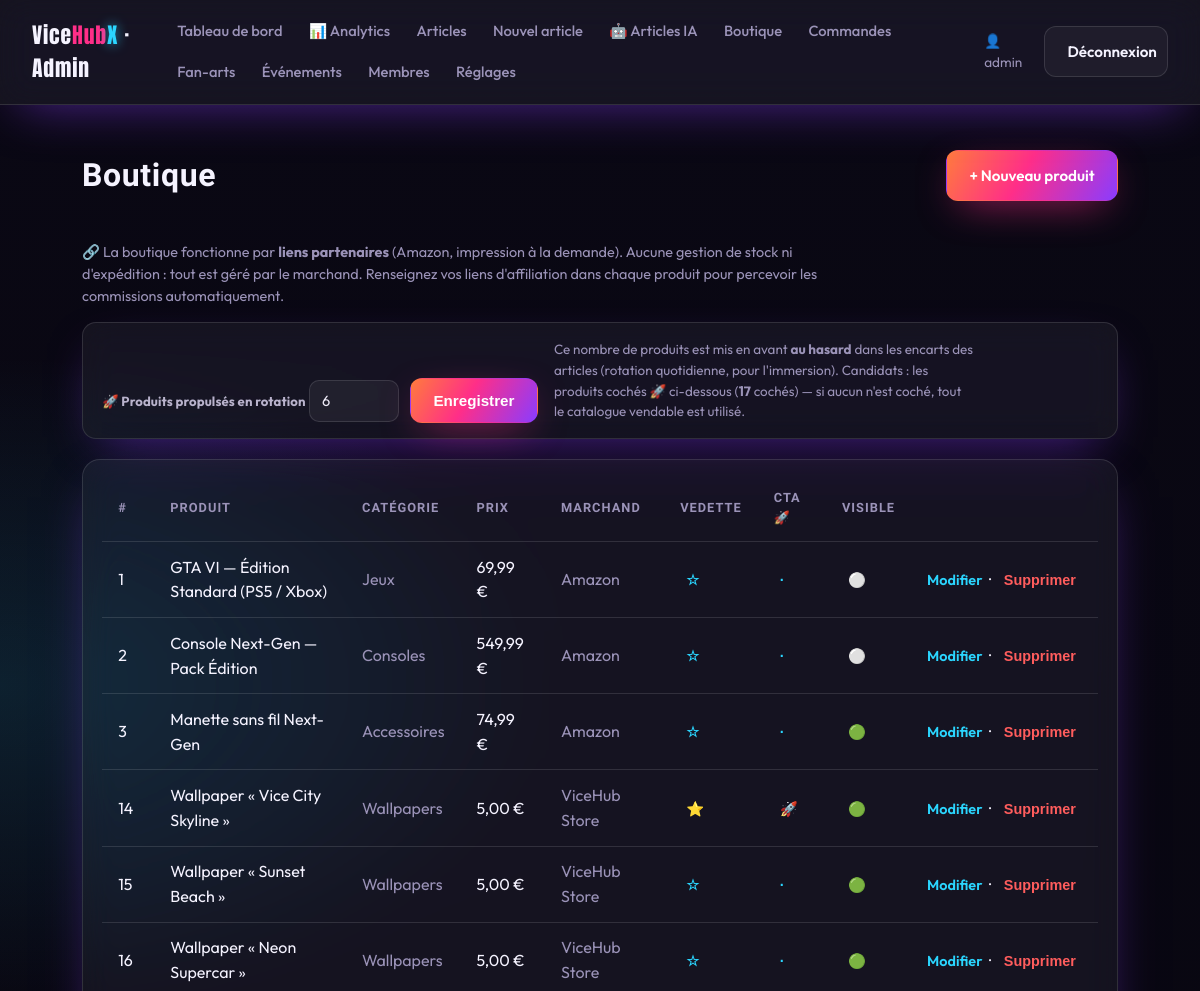
Page /admin/products.php (signed in, upper part) on the earlier database version.
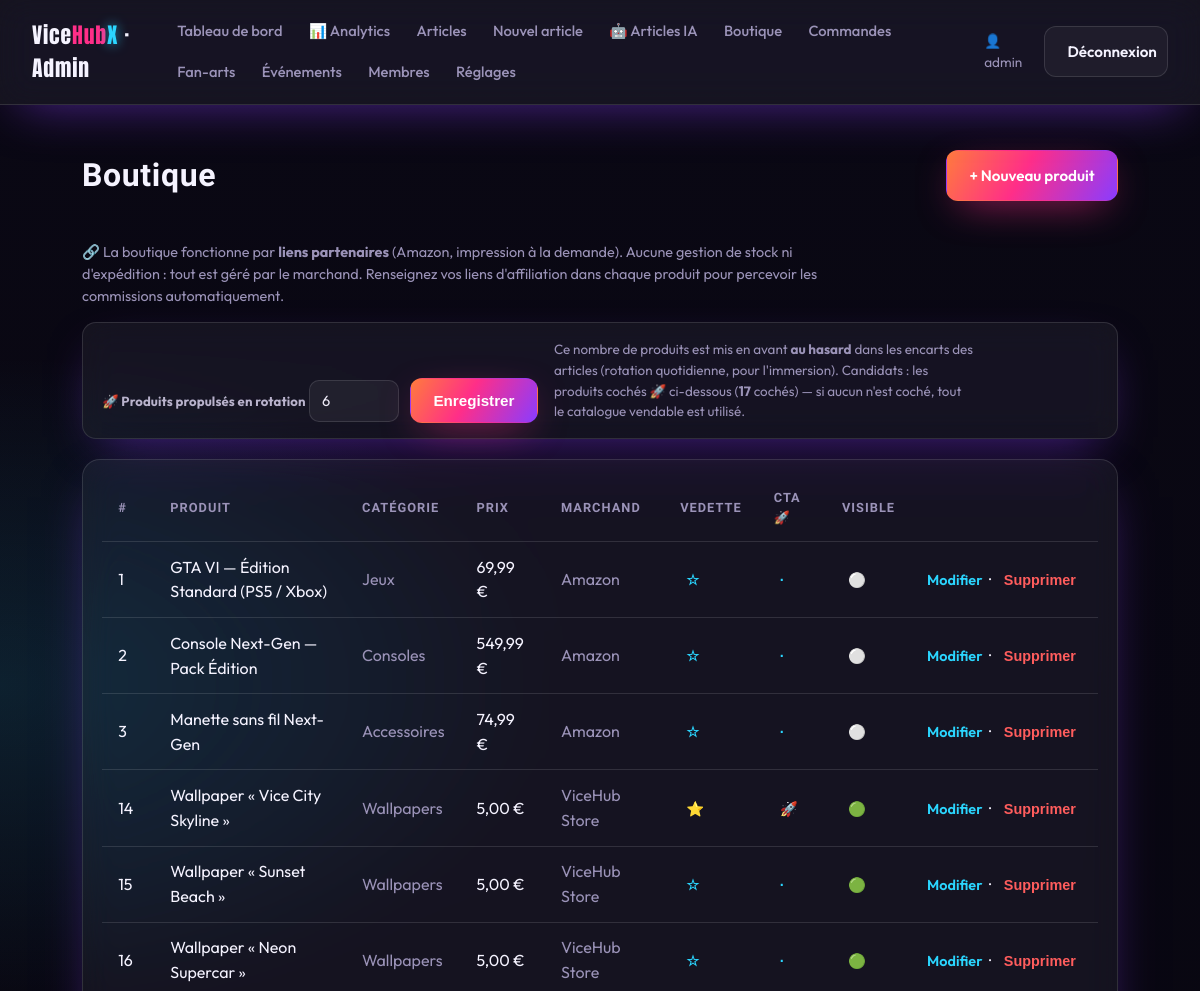
Same page on the later database version.
### tables this page shows
CREATE TABLE users (
    id            INT AUTO_INCREMENT PRIMARY KEY,
    username      VARCHAR(64) NOT NULL UNIQUE,
    email         VARCHAR(190) UNIQUE,
    display_name  VARCHAR(80),
    password_hash VARCHAR(255) NOT NULL,
    role          ENUM('admin','editor','contributor','member') NOT NULL DEFAULT 'member',
    created_at    DATETIME NOT NULL DEFAULT CURRENT_TIMESTAMP
);

CREATE TABLE products (
    id              INT AUTO_INCREMENT PRIMARY KEY,
    name            VARCHAR(160) NOT NULL,
    slug            VARCHAR(180) NOT NULL UNIQUE,
    description     VARCHAR(400),
    category        ENUM('poster','wallpaper','game','console','apparel','accessory','collectible') NOT NULL DEFAULT 'accessory',
    subcategory     VARCHAR(40) DEFAULT NULL,    
    price           DECIMAL(8,2),
    currency        VARCHAR(8) NOT NULL DEFAULT 'EUR',
    image           VARCHAR(255),
     
    sale_type       ENUM('external','stripe') NOT NULL DEFAULT 'external',
    url             VARCHAR(500),             
    stripe_price_id VARCHAR(120),             
    digital_file    VARCHAR(255),             
    bundle_items    VARCHAR(255) DEFAULT NULL,  
    merchant        VARCHAR(60),
    badge           VARCHAR(40),
    featured        TINYINT(1) NOT NULL DEFAULT 0,
    cta             TINYINT(1) NOT NULL DEFAULT 0,    
    active          TINYINT(1) NOT NULL DEFAULT 1,
    sort            INT NOT NULL DEFAULT 0,
    created_at      DATETIME NOT NULL DEFAULT CURRENT_TIMESTAMP,
    lang            ENUM('fr','en') NOT NULL DEFAULT 'fr'
);

### includes/functions.php (called while the page is built, shortened)
<?php
function e(?string $value): string
{
    return htmlspecialchars((string) $value, ENT_QUOTES | ENT_SUBSTITUTE, 'UTF-8');
}
function t(string $key): string
{
    return $GLOBALS['LANG'][$key] ?? ($GLOBALS['LANG_FALLBACK'][$key] ?? $key);
}
function lang(): string
{
    return $GLOBALS['LANG_CODE'] ?? 'fr';
}
function asset(string $path): string
{
    $rel  = 'public/assets/' . ltrim($path, '/');
    $url  = BASE_URL . '/' . $rel;
    $full = ROOT_PATH . '/' . $rel;
    if (is_file($full)) {
        $url .= (strpos($url, '?') === false ? '?' : '&') . 'v=' . filemtime($full);
    }
    return $url;
}
function url(string $path): string
{
    $path = ltrim($path, '/');
    $query = '';
    if (($qpos = strpos($path, '?')) !== false) {
        $query = substr($path, $qpos + 1);
        $path  = substr($path, 0, $qpos);
    }
    return BASE_URL . '/' . $path . ($query !== '' ? '?' . $query : '');
}
function is_logged_in(): bool
{
    return !empty($_SESSION['user_id']);
}
function current_user(): ?array
{
    static $cache = null;
    if ($cache !== null && (int) $cache['id'] === (int) $_SESSION['user_id']) {
        return $cache;
    }
    $stmt = db()->prepare('SELECT id, username, email, display_name, role FROM users WHERE id = ? LIMIT 1');
    $stmt->execute([$_SESSION['user_id']]);
    return $cache = ($stmt->fetch() ?: null);
}
function user_role(): string
{
    return current_user()['role'] ?? '';
}
function is_admin(): bool
{
    return in_array(user_role(), ['admin', 'editor'], true);
}
function require_admin(): void
{
    if (!is_admin()) {
        redirect(with_lang(url('pages/account.php')));
    }
}
function product_categories(): array
{
    return lang() === 'fr'
        ? ['poster' => 'Affiches', 'wallpaper' => 'Wallpapers', 'game' => 'Jeux', 'console' => 'Consoles', 'apparel' => 'Vêtements', 'accessory' => 'Accessoires', 'collectible' => 'Collectors']
        : ['poster' => 'Posters', 'wallpaper' => 'Wallpapers', 'game' => 'Games', 'console' => 'Consoles', 'apparel' => 'Apparel', 'accessory' => 'Accessories', 'collectible' => 'Collectibles'];
}
function price_html($price, string $currency = 'EUR'): string
{
    $symbols = ['EUR' => '€', 'USD' => '$', 'GBP' => '£'];
    $sym = $symbols[$currency] ?? $currency;
    $val = number_format((float) $price, 2, lang() === 'fr' ? ',' : '.', lang() === 'fr' ? ' ' : ',');
    return lang() === 'fr' ? $val . ' ' . $sym : $sym . $val;
}
function get_setting(string $key, ?string $default = null): ?string
{
    $stmt = db()->prepare('SELECT value FROM settings WHERE `key` = ? LIMIT 1');
    $stmt->execute([$key]);
    $row = $stmt->fetch();
    return $row['value'] ?? $default;
}

### config/database.php (called while the page is built, shortened)
<?php
function db(): PDO
{
    static $pdo = null;
    if ($pdo instanceof PDO) {
        return $pdo;
    }
    $dsn = sprintf(
        'mysql:host=%s;port=%s;dbname=%s;charset=utf8mb4',
        DB_HOST,
        DB_PORT,
        DB_NAME
    );
    try {
        $pdo = new PDO($dsn, DB_USER, DB_PASS, [
            PDO::ATTR_ERRMODE            => PDO::ERRMODE_EXCEPTION,
            PDO::ATTR_DEFAULT_FETCH_MODE => PDO::FETCH_ASSOC,
            PDO::ATTR_EMULATE_PREPARES   => false,
        ]);
    } catch (PDOException $e) {
        http_response_code(500);
        $hint = (getenv('APP_ENV') ?: 'dev') === 'prod'
            ? 'Service momentanément indisponible.'
            : 'Connexion base de données impossible : ' . $e->getMessage()
              . ' — vérifiez config/config.php et que la base "' . DB_NAME . '" existe.';
        exit('<p style="font-family:sans-serif;padding:2rem;color:#fff;background:#0a0a12">'
            . htmlspecialchars($hint, ENT_QUOTES, 'UTF-8') . '</p>');
    }
    return $pdo;
}

### admin/products.php (the view, shortened to what this page needs)
<?php
require __DIR__ . '/../includes/admin_header.php';
$products = db()->query('SELECT * FROM products ORDER BY sort ASC, id ASC')->fetchAll();
$cats = product_categories();
$cta_count = max(1, min(50, (int) get_setting('cta_count', '6')));
$cta_flagged = (int) db()->query("SELECT COUNT(*) c FROM products WHERE active=1 AND cta=1")->fetch()['c'];
?>
<div class="admin-bar">
    <h1>Boutique</h1>
    <a class="btn btn--primary" href="<?= e(url('admin/product-create.php')) ?>">+ Nouveau produit</a>
</div>
<p class="muted" style="font-size:.9rem;max-width:760px">
    🔗 La boutique fonctionne par <strong>liens partenaires</strong> (Amazon, impression à la demande).
    Aucune gestion de stock ni d'expédition : tout est géré par le marchand. Renseignez vos liens d'affiliation
    dans chaque produit pour percevoir les commissions automatiquement.
</p>
<div class="glass" style="border-radius:14px;padding:1rem 1.2rem;margin-bottom:1.2rem;display:flex;gap:1rem;flex-wrap:wrap;align-items:flex-end">
    <form method="post" style="display:flex;gap:.7rem;align-items:flex-end;margin:0">
        <div style="margin:0">
            <label style="font-weight:700">🚀 Produits propulsés en rotation</label>
            <input type="number" name="cta_count" value="<?= $cta_count ?>" min="1" max="50" style="width:90px">
        </div>
        <button class="btn btn--primary" type="submit">Enregistrer</button>
    </form>
    <p class="muted" style="font-size:.84rem;max-width:420px;margin:0">
        Ce nombre de produits est mis en avant <strong>au hasard</strong> dans les encarts des articles
        (rotation quotidienne, pour l'immersion). Candidats : les produits cochés 🚀 ci-dessous
        (<strong><?= $cta_flagged ?></strong> coché<?= $cta_flagged > 1 ? 's' : '' ?>) — si aucun n'est coché, tout le catalogue vendable est utilisé.
    </p>
</div>
<div class="glass" style="border-radius:18px;padding:1rem 1.2rem;overflow-x:auto">
    <table class="data-table">
        <thead><tr><th>#</th><th>Produit</th><th>Catégorie</th><th>Prix</th><th>Marchand</th><th>Vedette</th><th title="Propulsé en encart CTA dans les articles">CTA 🚀</th><th>Visible</th><th></th></tr></thead>
        <tbody>
        <?php foreach ($products as $p): ?>
            <tr>
                <td><?= (int) $p['id'] ?></td>
                <td><?= e($p['name']) ?></td>
                <td class="muted"><?= e($cats[$p['category']] ?? $p['category']) ?></td>
                <td><?= $p['price'] !== null ? e(price_html($p['price'], $p['currency'])) : '—' ?></td>
                <td class="muted"><?= e($p['merchant'] ?? '—') ?></td>
                <td>
                    <form method="post" style="display:inline">
                        <button class="link-all" style="background:none;border:0;cursor:pointer"><?= $p['featured'] ? '⭐' : '☆' ?></button>
                    </form>
                </td>
                <td>
                    <form method="post" style="display:inline">
                        <button class="link-all" style="background:none;border:0;cursor:pointer" title="<?= !empty($p['cta']) ? 'Retirer du CTA' : 'Propulser en CTA' ?>"><?= !empty($p['cta']) ? '🚀' : '·' ?></button>
                    </form>
                </td>
                <td>
                    <form method="post" style="display:inline">
                        <button class="link-all" style="background:none;border:0;cursor:pointer"><?= $p['active'] ? '🟢' : '⚪' ?></button>
                    </form>
                </td>
                <td style="white-space:nowrap">
                    <a class="link-all" href="<?= e(url('admin/product-edit.php?id=' . (int) $p['id'])) ?>"><?= e(t('admin_edit')) ?></a>
                    &nbsp;·&nbsp;
                    <form method="post" style="display:inline" onsubmit="return confirm('Supprimer ce produit ?')">
                        <button class="link-all" style="background:none;border:0;color:#ff5d5d;cursor:pointer"><?= e(t('admin_delete')) ?></button>
                    </form>
                </td>
            </tr>
        <?php endforeach; ?>
        </tbody>
    </table>
</div>
<?php require __DIR__ . '/../includes/admin_footer.php'; ?>

### includes/admin_header.php (shortened to what this page needs)
<?php
require_admin();
$admin_user = current_user();
$admin_nav = [
    ['dashboard.php', t('admin_dashboard')],
    ['analytics.php', '📊 Analytics'],
    ['articles.php',  t('admin_articles')],
    ['article-create.php', t('admin_new')],
    ['ai-articles.php', '🤖 Articles IA'],
    ['products.php',  'Boutique'],
    ['orders.php',    'Commandes'],
    ['fanarts.php',   'Fan-arts'],
    ['events.php',    'Événements'],
    ['users.php',     'Membres'],
    ['settings.php',  'Réglages'],
];
?>
<!DOCTYPE html>
<html lang="<?= e(lang()) ?>">
<head>
    <link rel="stylesheet" href="<?= e(asset('css/style.css')) ?>">
</head>
<body>
<header class="site-header glass">
    <div class="header-inner">
        <a class="logo" href="<?= e(url('admin/dashboard.php')) ?>">Vice<span class="logo-accent">Hub</span><span class="logo-x">X</span> · Admin</a>
        <nav class="site-nav">
            <?php foreach ($admin_nav as [$href, $label]): ?>
                <a href="<?= e(url('admin/' . $href)) ?>"><?= e($label) ?></a>
            <?php endforeach; ?>
        </nav>
        <div class="header-actions">
            <span class="muted" style="font-size:.85rem">👤 <?= e($admin_user['username'] ?? '') ?></span>
            <a class="btn btn--ghost" href="<?= e(url('admin/logout.php')) ?>"><?= e(t('admin_logout')) ?></a>
        </div>
    </div>
</header>
<main class="admin-shell">

### includes/admin_footer.php (shortened to what this page needs)
</main>
</body>
</html>

Differences in the rows shown:
changed products "Manette sans fil Next-Gen": active "🟢" → "⚪"
